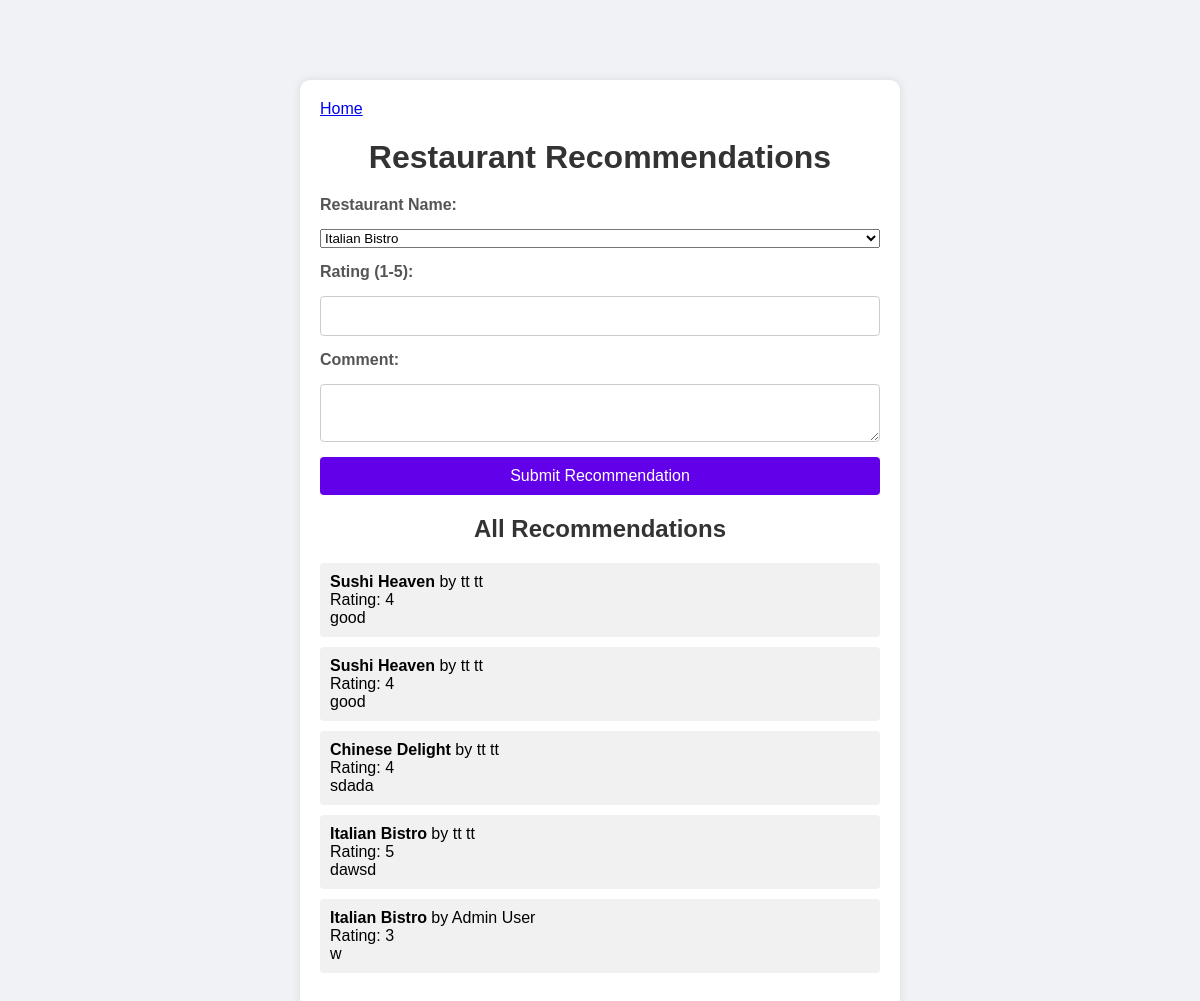
Page /recommendations on the committed database.
### tables this page shows
CREATE TABLE recommendations (
            id INTEGER PRIMARY KEY AUTOINCREMENT,
            restaurant_name TEXT NOT NULL,
            user_name TEXT NOT NULL,
            rating INTEGER NOT NULL CHECK (rating >= 1 AND rating <= 5),
            comment TEXT NOT NULL
        );

### app.py (the view, shortened to what this page needs)
@app.route('/recommendations', methods=['GET', 'POST'])
def recommendations():
    conn = get_db_connection()
    recommendations = conn.execute('SELECT * FROM recommendations').fetchall()
    conn.close()
    user_role = session.get('user_role', 'guest')  # נניח שסוג המשתמש נשמר ב-session
    return render_template('recommendations.html', recommendations=recommendations, user_role=user_role)

### app.py (called while the page is built)
def get_db_connection():
    conn = sqlite3.connect(DATABASE)#חיבור למסד נתונים
    conn.row_factory = sqlite3.Row#מגדירים את השורות כמילון כדי שנוכל לגשת לנתונים בעזרת מפתחות
    return conn#מחזירים את החיבור למסד

### templates/recommendations.html (shortened to what this page needs)
<!DOCTYPE html>
<html lang="en">
<head>
    <link rel="stylesheet" href="{{ url_for('static', filename='add_edit.css') }}">
</head>
<body>
    <div class="container">
        <div class="header">
            <a href="{{ url_for('home') }}" class="home-button">Home</a>
        </div>
        <h1>Restaurant Recommendations</h1>
        <form method="POST" action="{{ url_for('recommendations') }}">
            <label for="restaurant_name">Restaurant Name:</label>
            <select id="restaurant_name" name="restaurant_name" required>
                <option value="Italian Bistro">Italian Bistro</option>
            </select>
            <label for="rating">Rating (1-5):</label>
            <input type="number" id="rating" name="rating" min="1" max="5" required>
            <label for="comment">Comment:</label>
            <textarea id="comment" name="comment" required></textarea>
            <button type="submit">Submit Recommendation</button>
        </form>
        <h2>All Recommendations</h2>
        <ul>
            {% for recommendation in recommendations %}
            <li>
                <strong>{{ recommendation['restaurant_name'] }}</strong> by {{ recommendation['user_name'] }}<br>
                Rating: {{ recommendation['rating'] }}<br>
                {{ recommendation['comment'] }}
            </li>
            {% endfor %}
        </ul>
    </div>
</body>
</html>

### static/add_edit.css (style rules this page uses)
body { background: #f0f2f5; display: flex; flex-direction: column; align-items: center; justify-content: center; min-height: 100vh; margin: 0; padding: 20px; box-sizing: border-box; font-family: 'Arial', sans-serif; }
.container { background-color: #ffffff; border-radius: 10px; box-shadow: 0 0 10px rgba(0, 0, 0, 0.1); padding: 20px; width: 90%; max-width: 600px; margin-top: 60px; box-sizing: border-box; }
h1, h2 { text-align: center; color: #333; margin-bottom: 20px; }
form { display: flex; flex-direction: column; gap: 15px; }
label { font-weight: bold; color: #555; }
input[type="text"], input[type="number"], textarea { width: 100%; padding: 10px; border: 1px solid #ccc; border-radius: 4px; font-size: 16px; box-sizing: border-box; }
textarea { resize: vertical; }
button { background-color: #6200ea; color: white; padding: 10px 20px; border: none; border-radius: 4px; cursor: pointer; font-size: 16px; transition: background-color 0.3s ease; }
ul { list-style-type: none; padding: 0; }
li { background-color: #f1f1f1; margin-bottom: 10px; padding: 10px; border-radius: 4px; }

### rows in the picture
recommendations: restaurant_name "Sushi Heaven", user_name "tt tt", rating "4", comment "good"
recommendations: restaurant_name "Sushi Heaven", user_name "tt tt", rating "4", comment "good"
recommendations: restaurant_name "Chinese Delight", user_name "tt tt", rating "4", comment "sdada"
recommendations: restaurant_name "Italian Bistro", user_name "tt tt", rating "5", comment "dawsd"
recommendations: restaurant_name "Italian Bistro", user_name "Admin User", rating "3", comment "w"
